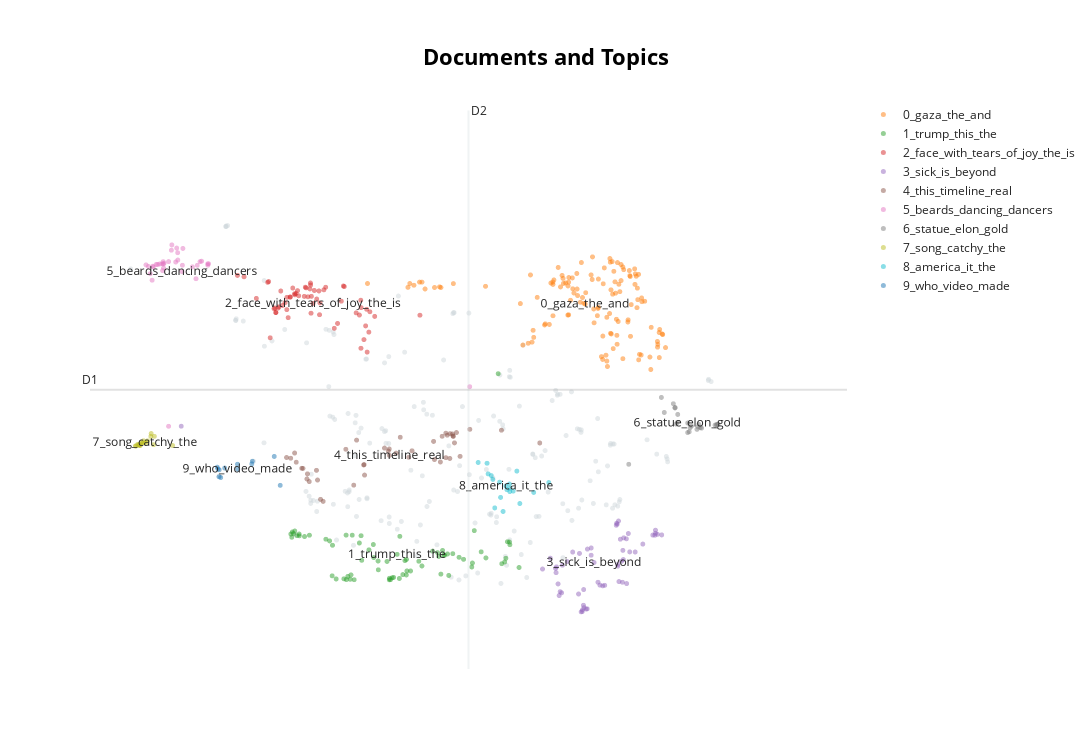
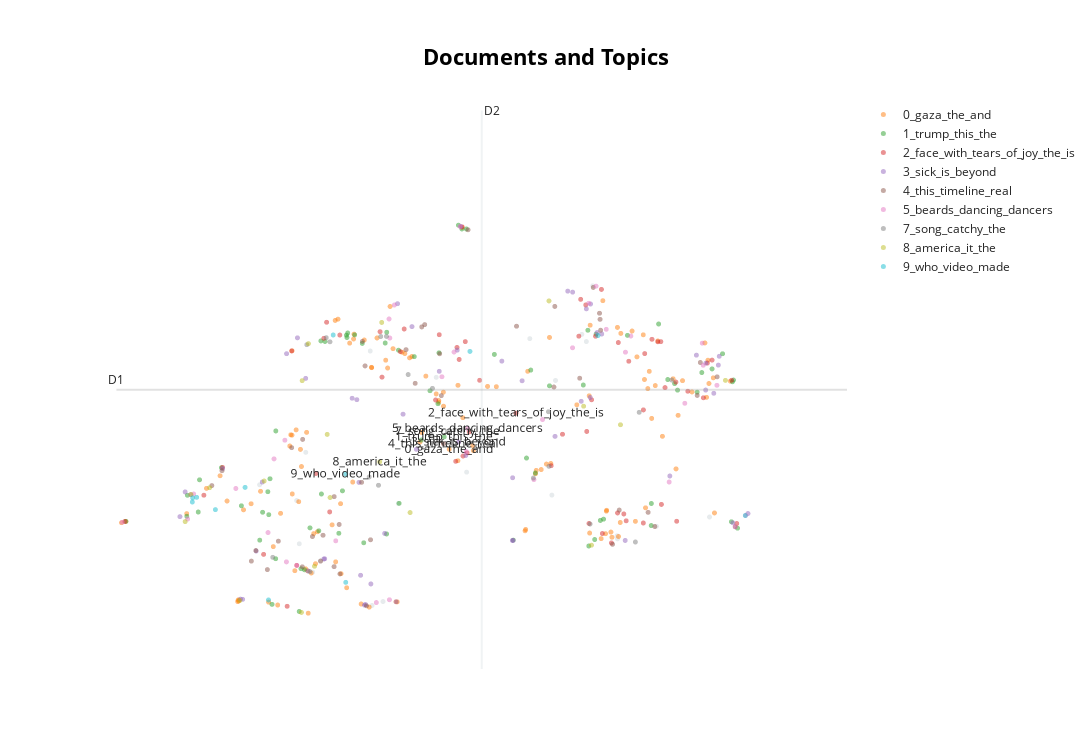

Write notebook code for charts like these, in order.
### Code cell
dfs1 = {
    'trump_gaza_1000.csv': dfs['../datasets/youtube-comments\\trump_gaza_1000.csv'], 
    'JH_new_wars_1000': dfs['../datasets/youtube-comments\\JH_new_wars_1000.csv'],
    }
for df_name, df in dfs1.items():
    print(f"Processing {df_name}...")
    topics, probs = bertopic_model.transform(df['cleaned_text'].tolist())
    fig = bertopic_model.visualize_documents(docs=df['cleaned_text'].tolist(), topics=topics, custom_labels=df['text'].tolist())
    fig.show()
